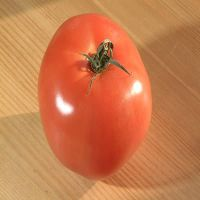
#> input picture TImg/img.jpg, 200 x 200 px
$ jupyter execute TP3_seg.ipynb
#> lines starting #> are read from the running program, lines starting #| are printed output that depends on the picture; after the words box and inside, x2 and y2 are one past the last pixel; in counts of white or black regions, pixels touching at a corner belong together
# Segmentation d’une image

[cell 1]
import cv2
import numpy as np
import matplotlib.pyplot as plt

[cell 2]
def cv2_imshow(img):
    plt.imshow(cv2.cvtColor(img, cv2.COLOR_RGB2BGR))

[cell 3]
def ax_plot(img, ax):
    ax.imshow(cv2.cvtColor(img, cv2.COLOR_RGB2BGR))

[cell 4]
img = cv2.imread("../img.jpg", 0)
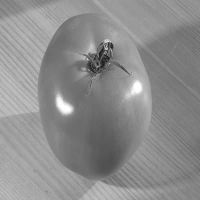
#> img: shape (200, 200); min 17, max 255, mean 140.9

[cell 5]
cv2_imshow(img)

## 1. Seuillage simple :

[cell 6]
types = [cv2.THRESH_BINARY, cv2.THRESH_BINARY_INV, cv2.THRESH_TRUNC, cv2.THRESH_TOZERO, cv2.THRESH_TOZERO_INV]

[cell 7]
def threshold_type(img):
    for i in range(5):
        ax = plt.subplot(3, 2, i+1)
        img_ = cv2.threshold(img, 135, 255, types[i])[1]
        ax_plot(img_, ax)
#> this loop made 5 passes
#> pass 1, in threshold_type, `img_ = cv2.threshold(img, 135, 255, types[i])[1]`:
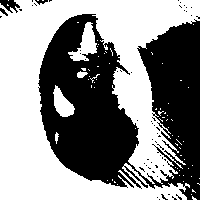
#> img_: shape (200, 200); 54.9% white; 56 black regions (52 under 20 px), largest, box (x1, y1, x2, y2) and area: (38, 14, 200, 200) 17704, (0, 0, 20, 13) 139, (35, 0, 48, 5) 34, (0, 8, 8, 16) 28
#> pass 3, in threshold_type, `img_ = cv2.threshold(img, 135, 255, types[i])[1]`:
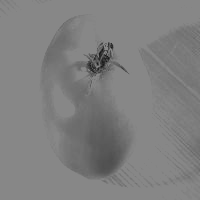
#> img_: shape (200, 200); min 17, max 135, mean 127.5
#> after the loop:
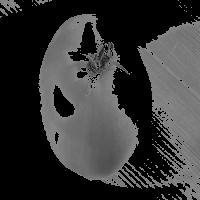
#> img_: shape (200, 200); min 0, max 135, mean 53.4
threshold_type(img)
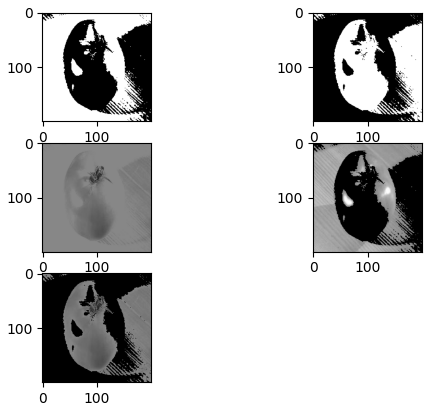
#> figure drawn by matplotlib, 5 panels

[cell 8]
cv2_imshow(cv2.threshold(img, 135, 255, cv2.THRESH_BINARY)[1])

## 2. Seuillage adaptatif

[cell 9]
adpt_method = [cv2.ADAPTIVE_THRESH_MEAN_C, cv2.ADAPTIVE_THRESH_GAUSSIAN_C]

[cell 10]
def adpt_threshold(img, adpt_m):
    for i in range(5):
        ax = plt.subplot(3, 2, i+1)
        try:
            img_ = cv2.adaptiveThreshold( img, 255, adpt_m, types[i], 11, 2)
        except:
            pass
        ax_plot(img_, ax)

[cell 11]
for i in (0,1):
    adpt_threshold(img, adpt_method[i])
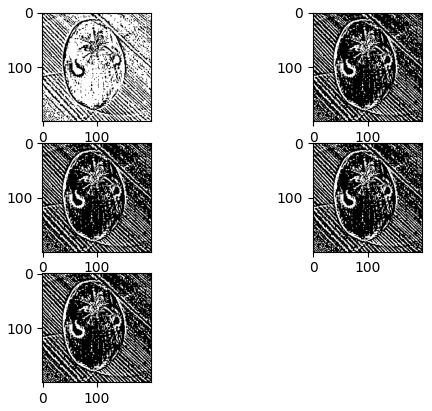
#> figure drawn by matplotlib, 5 panels

##### Comparaison :
On observe que le seuillage adaptatif donne de meilleurs résultats que le seuillage simple, car il permet de mieux déterminer les contours.

## 3. Méthode d’Otsu

[cell 12]
def adpt_threshold_Otsu(img, adpt_m):
    for i in range(5):
        ax = plt.subplot(3, 2, i+1)
        try:
            img_ = cv2.threshold(img, 135, 255, types[i])[1]
            ax_plot(img_, ax)
        except:
            pass

[cell 13]
for i in (0,1):
    adpt_threshold_Otsu(img, adpt_method[i])
